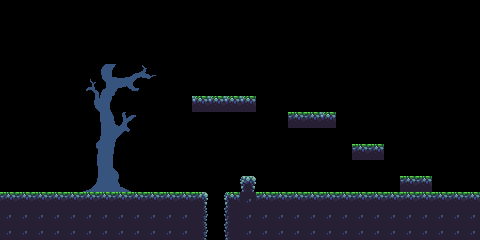

A 2D game scene composited from a Tiled map and its tileset images. What follows is a short description and the map's XML, with every tile layer's data as written:
An orthogonal 30x15 tile map with 16x16 px tiles, 1 tile layer (Map), 2 tilesets and 5 objects (2x star, player, asdf).

<map version="1.4" tiledversion="1.4.3" orientation="orthogonal" renderorder="right-down" width="30" height="15" tilewidth="16" tileheight="16" infinite="0" nextlayerid="7" nextobjectid="19">
 <tileset firstgid="1" source="sheet.tsx" />
 <tileset firstgid="137" source="spikes.tsx" />
 <layer id="1" name="Map" width="30" height="15">
  <data encoding="csv">
0,0,0,0,0,0,0,0,0,0,0,0,0,0,0,0,0,0,0,0,0,0,0,0,0,0,0,0,0,0,
0,0,0,0,0,0,0,0,0,0,0,0,0,0,0,0,0,0,0,0,0,0,0,0,0,0,0,0,0,0,
0,0,0,0,0,0,0,0,0,0,0,0,0,0,0,0,0,0,0,0,0,0,0,0,0,0,0,0,0,0,
0,0,0,0,0,0,0,0,0,0,0,0,0,0,0,0,0,0,0,0,0,0,0,0,0,0,0,0,0,0,
0,0,0,53,53,3,4,5,6,7,0,0,0,0,0,0,0,0,0,0,0,0,0,0,0,0,0,0,0,0,
0,0,0,53,53,20,21,22,23,24,0,0,0,0,0,0,0,0,0,0,0,0,0,0,0,0,0,0,0,0,
0,0,0,35,36,37,38,53,53,53,53,0,42,42,42,42,41,0,0,0,0,0,0,0,0,0,0,0,0,0,
0,0,0,52,53,54,55,56,57,58,0,53,53,53,0,0,0,0,43,43,42,0,0,0,0,0,0,0,0,0,
0,0,0,69,70,71,72,73,74,75,0,0,0,0,53,53,0,0,0,0,0,0,0,0,0,0,0,0,0,0,
0,0,0,86,87,88,89,90,91,92,0,24,0,0,0,0,53,0,0,0,0,0,43,43,0,0,0,0,0,0,
0,0,0,103,104,105,106,107,108,109,0,24,0,0,0,0,0,53,53,0,0,0,0,0,0,0,0,0,0,0,
0,0,0,120,121,122,123,124,125,24,0,24,0,0,24,48,24,41,24,24,0,0,0,0,0,43,43,0,0,0,
43,43,43,43,43,43,43,43,43,43,43,43,61,41,60,59,43,43,43,43,43,43,43,43,43,43,43,43,43,43,
59,59,59,59,59,59,59,59,59,59,59,59,64,41,62,59,59,59,59,59,59,59,59,59,59,59,59,59,59,59,
59,59,59,59,59,59,59,59,59,59,59,59,64,41,62,59,59,59,59,59,59,59,59,59,59,59,59,59,59,59
</data>
 </layer>
 <objectgroup id="3" name="Objects">
  <object id="8" name="player" x="16" y="160" width="16" height="16" />
 </objectgroup>
 <objectgroup id="6" name="Spikes">
  <object id="18" gid="139" x="256" y="192" width="16" height="12" />
 </objectgroup>
 <objectgroup id="5" name="Signs">
  <object id="16" name="asdf" gid="15" x="144" y="192" width="16" height="16">
   <properties>
    <property name="description" value="hint1" />
   </properties>
  </object>
 </objectgroup>
 <objectgroup id="4" name="Stars">
  <object id="12" name="star" x="208" y="48" width="16" height="16" />
  <object id="17" name="star" x="448" y="160" width="16" height="16" />
 </objectgroup>
</map>
